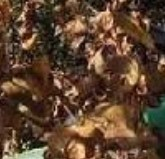
#> input picture data/key.jpg, 165 x 159 px, found by its file name
$ jupyter execute a.ipynb
#> lines starting #> are read from the running program, lines starting #| are printed output that depends on the picture
[cell 1]
import numpy as np
import cv2
import matplotlib.pyplot as plt

1+1

[cell 2]
########################################## key为图像 ##############################
##################### 彩色 ######################
im1 = cv2.imread('key.jpg')
#> im1 is the input picture: shape (159, 165, 3); mean B, G, R 47.6, 67, 92.7
im1 = cv2.GaussianBlur(im1, (9, 9), 0, 0)
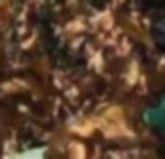
#> im1: shape (159, 165, 3); mean B, G, R 47.6, 67, 92.7
im1 = cv2.resize(im1, (350,350))
#> im1: shape (350, 350, 3)
plt.imshow(im1)
plt.show()
